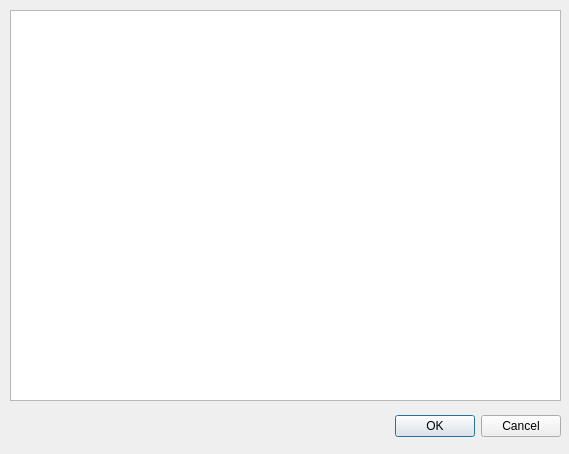
<?xml version="1.0" encoding="UTF-8"?>
<ui version="4.0">
 <class>Dialog</class>
 <widget class="QDialog" name="Dialog">
  <property name="geometry">
   <rect>
    <x>0</x>
    <y>0</y>
    <width>569</width>
    <height>454</height>
   </rect>
  </property>
  <property name="windowTitle">
   <string>Input cluster text</string>
  </property>
  <widget class="QDialogButtonBox" name="buttonBox">
   <property name="geometry">
    <rect>
     <x>220</x>
     <y>410</y>
     <width>341</width>
     <height>32</height>
    </rect>
   </property>
   <property name="orientation">
    <enum>Qt::Horizontal</enum>
   </property>
   <property name="standardButtons">
    <set>QDialogButtonBox::Cancel|QDialogButtonBox::Ok</set>
   </property>
  </widget>
  <widget class="QPlainTextEdit" name="text_input">
   <property name="geometry">
    <rect>
     <x>10</x>
     <y>10</y>
     <width>551</width>
     <height>391</height>
    </rect>
   </property>
  </widget>
 </widget>
 <resources/>
 <connections>
  <connection>
   <sender>buttonBox</sender>
   <signal>accepted()</signal>
   <receiver>Dialog</receiver>
   <slot>accept()</slot>
   <hints>
    <hint type="sourcelabel">
     <x>248</x>
     <y>254</y>
    </hint>
    <hint type="destinationlabel">
     <x>157</x>
     <y>274</y>
    </hint>
   </hints>
  </connection>
  <connection>
   <sender>buttonBox</sender>
   <signal>rejected()</signal>
   <receiver>Dialog</receiver>
   <slot>reject()</slot>
   <hints>
    <hint type="sourcelabel">
     <x>316</x>
     <y>260</y>
    </hint>
    <hint type="destinationlabel">
     <x>286</x>
     <y>274</y>
    </hint>
   </hints>
  </connection>
 </connections>
</ui>
